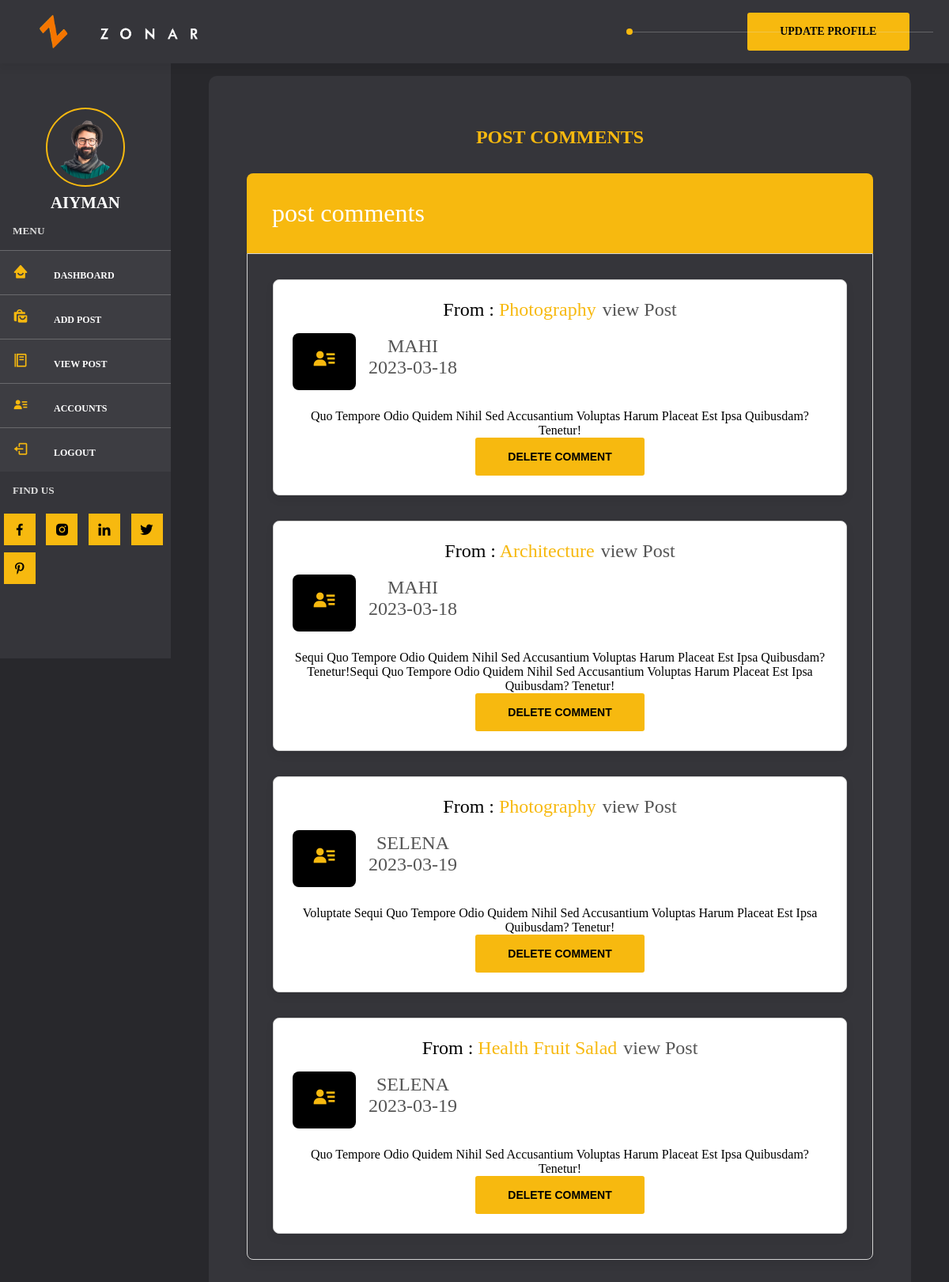
The page /blog_web/admin/comments.php (signed in) on the database its author committed.
### tables this page shows
CREATE TABLE `posts` (
  `id` int(100) NOT NULL,
  `admin_id` int(100) NOT NULL,
  `name` varchar(100) NOT NULL,
  `title` varchar(100) NOT NULL,
  `content` varchar(10000) NOT NULL,
  `category` varchar(50) NOT NULL,
  `image` varchar(100) NOT NULL,
  `date` date NOT NULL DEFAULT current_timestamp(),
  `status` varchar(10) NOT NULL
);

CREATE TABLE `comments` (
  `id` int(100) NOT NULL,
  `post_id` int(100) NOT NULL,
  `admin_id` int(100) NOT NULL,
  `user_id` int(100) NOT NULL,
  `user_name` varchar(50) NOT NULL,
  `comment` varchar(1000) NOT NULL,
  `date` date NOT NULL DEFAULT current_timestamp()
);

### blog_web/admin/comments.php (the view, shortened to what this page needs)
<?php
	 include '../components/connect.php';
	 $admin_id = $_SESSION['admin_id'];
?>
<!DOCTYPE html>
<html lang="en">
<head>
   	<link href='https://unpkg.com/boxicons@2.1.2/css/boxicons.min.css' rel='stylesheet'>
</head>
<body>
	<div class="main-container">
		<?php include '../components/admin_header.php'; ?>
		<section class="comments">
			<h1 class="heading">post comments</h1>
			<p class="comment-title">post comments</p>
			<div class="box-container">
				<?php
					$select_comments = $conn->prepare("SELECT * FROM `comments` WHERE admin_id = ?");
					$select_comments->execute([$admin_id]);
					if($select_comments->rowCount() > 0){
						while($fetch_comments = $select_comments->fetch(PDO::FETCH_ASSOC)){
				?>
				<div class="box">
					<?php
						$select_posts = $conn->prepare("SELECT * FROM `posts` WHERE id = ?");
						$select_posts->execute([$fetch_comments['post_id']]);
						while($fetch_posts = $select_posts->fetch(PDO::FETCH_ASSOC)){
					?>
					<div class="post-title">from : <span><?= $fetch_posts['title']; ?></span><a href="read_posts.php>post_id=<?= $fetch_posts['id']; ?>">view post</a></div>
					<?php } ?>
					<div class="user">
						<i class="bx bxs-user-detail"></i>
						<div class="user-info">
							<span><?= $fetch_comments['user_name']; ?></span>
							<div><?= $fetch_comments['date']; ?></div>
						</div>
					</div>
					<div class="title"><?= $fetch_comments['comment']; ?></div>
					<form action="" method="post">
						<button type="submit" name="delete_comment" class="btn">delete comment</button>
					</form>
				</div>
				<?php
						}
					}else{
						echo '
							<div class="empty">
								<p>no post found!</p>
							</div>
						';
					}
				?>
			</div>
		</section>
	</div>
</body>
</html>

### blog_web/components/admin_header.php (shortened to what this page needs)
<header>
	<div class="logo">
		<img src="../image/logo.png" width="200">
	</div>
	<div class="right">
		<a href="update_profile.php" class="btn">update profile</a>
	</div>
</header>
<div class="side-container">
	<div class="sidebar">
		<?php
			$select_profile = $conn->prepare("SELECT * FROM `admin` WHERE id = ?");
			$select_profile->execute([$admin_id]);
			$fetch_profile = $select_profile->fetch(PDO::FETCH_ASSOC);
		?>
		<div class="profile">
			<img src="../uploaded_img/<?= $fetch_profile['profile']; ?>" class="logo-image" width="100">
			<p><?= $fetch_profile['name']; ?></p>
		</div>
		<h5>menu</h5>
		<div class="navbar">
			<ul>
				<li><a href="dashboard.php"><i class="bx bxs-home-smile"></i>dashboard</a></li>
				<li><a href="add_posts.php"><i class="bx bxs-shopping-bags"></i>add post</a></li>
				<li><a href="view_posts.php"><i class='bx bx-food-menu' ></i>view post</a></li>
				<li><a href="admin_account.php"><i class="bx bxs-user-detail"></i>accounts</a></li>
				<li><a href="../components/admin_logout.php" onclick="return confirm('logout from this website')"><i class="bx bx-log-out"></i>logout</a></li>
			</ul>
		</div>
		<h5>find us</h5>
		<div class="social-links">
			<i class="bx bxl-facebook"></i>
			<i class="bx bxl-instagram-alt"></i>
			<i class="bx bxl-linkedin"></i>
			<i class="bx bxl-twitter"></i>
			<i class="bx bxl-pinterest-alt"></i>
		</div>
	</div>
</div>

### rows shown on the page
comments: user_name "MAHI", date "2023-03-18", comment "Quo Tempore Odio Quidem Nihil Sed Accusantium Voluptas Harum Placeat Est Ipsa Quibusdam? Tenetur!"
posts: title "Photography"
comments: user_name "MAHI", date "2023-03-18", comment "Sequi Quo Tempore Odio Quidem Nihil Sed Accusantium Voluptas Harum Placeat Est Ipsa Quibusdam? Tenetur!Sequi Quo Tempore Odio Quidem Nihil Sed Accusantium Voluptas Harum Placeat Est Ipsa Quibusdam? Tenetur!"
posts: title "Architecture"
comments: user_name "SELENA", date "2023-03-19", comment "Voluptate Sequi Quo Tempore Odio Quidem Nihil Sed Accusantium Voluptas Harum Placeat Est Ipsa Quibusdam? Tenetur!"
comments: user_name "SELENA", date "2023-03-19", comment "Quo Tempore Odio Quidem Nihil Sed Accusantium Voluptas Harum Placeat Est Ipsa Quibusdam? Tenetur!"
posts: title "Health Fruit Salad"

### other values the page prints
$fetch_profile['name'] "AIYMAN"
